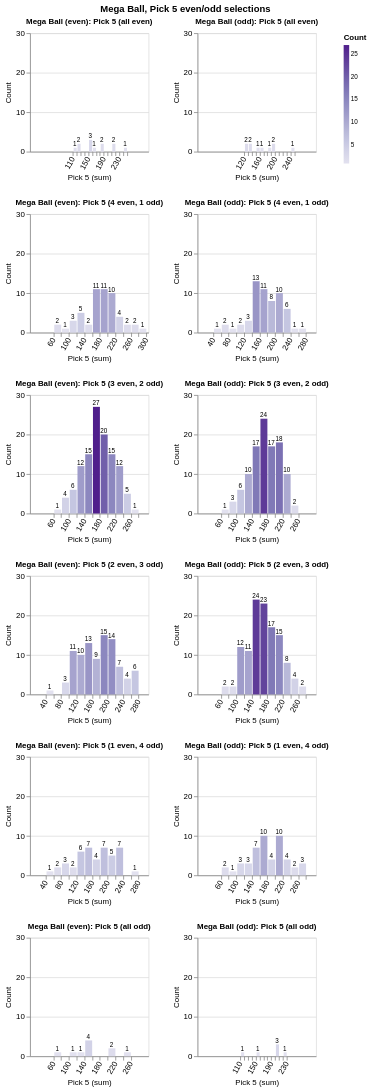

Notebook code for this chart:
### Markdown cell above
After I've mapped the chart objects to the `plots` dictionary, I instantiate an instance of `alt.ConcatChart()` and concatenate the "even" and "odd" plots vertically with `alt.vconcat()`.

Taken together, the various plots suggest a binomial distribution but confirmation will need to wait for our later lessons on probability theory. In other words, hold off drawing conclusions about the optimal mix of even/odd Mega Ball and Pick5 number selections.

### Code cell
chart = alt.ConcatChart(
    concat=[alt.vconcat(*plots["even"]), alt.vconcat(*plots["odd"])],
    columns=2,
    spacing=10,
    title=alt.TitleParams(
        "Mega Ball, Pick 5 even/odd selections",
        align="center",
        anchor="middle",
        fontSize=12,
        fontWeight="bold",
    ),
)

chart.show()
